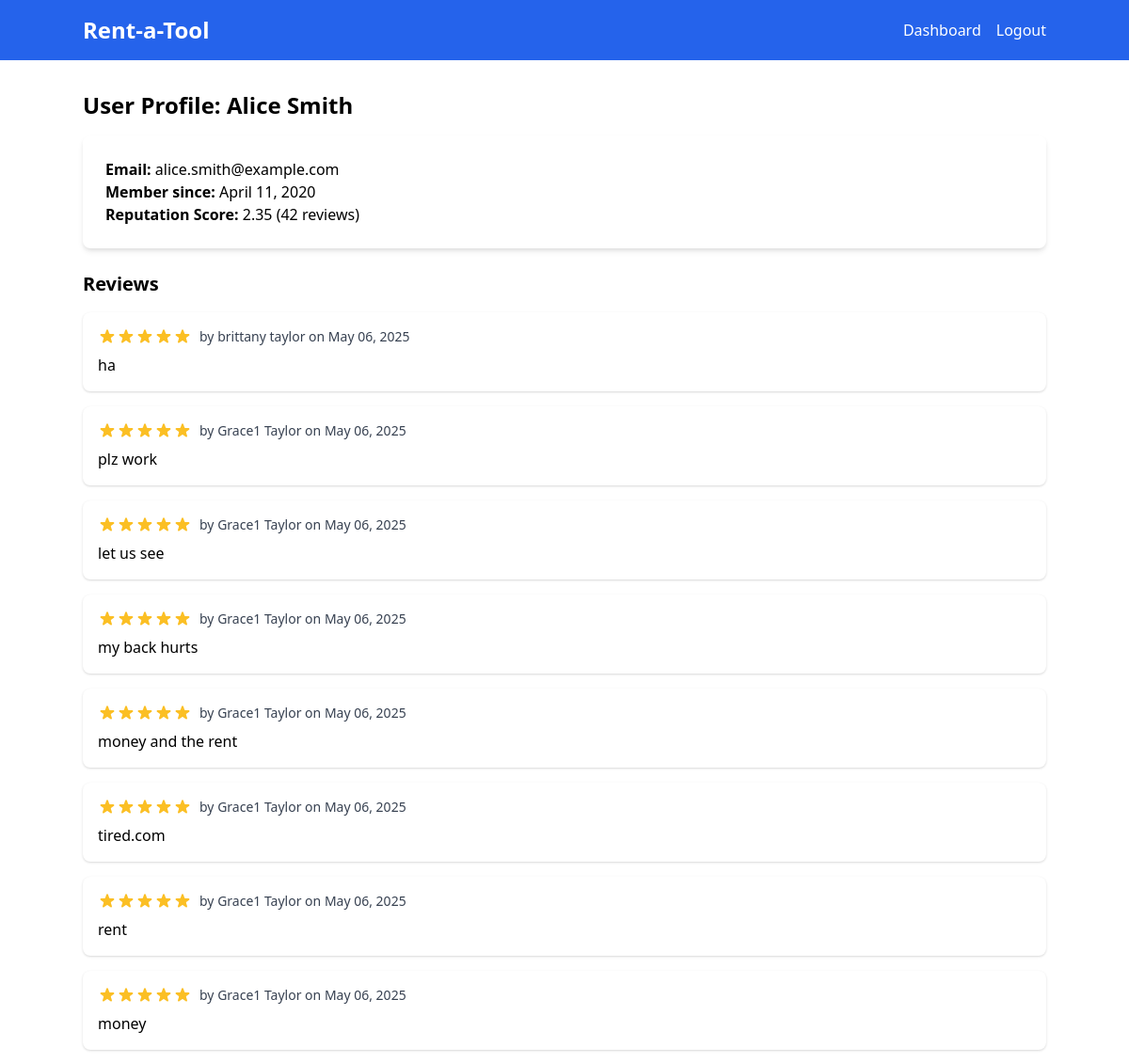
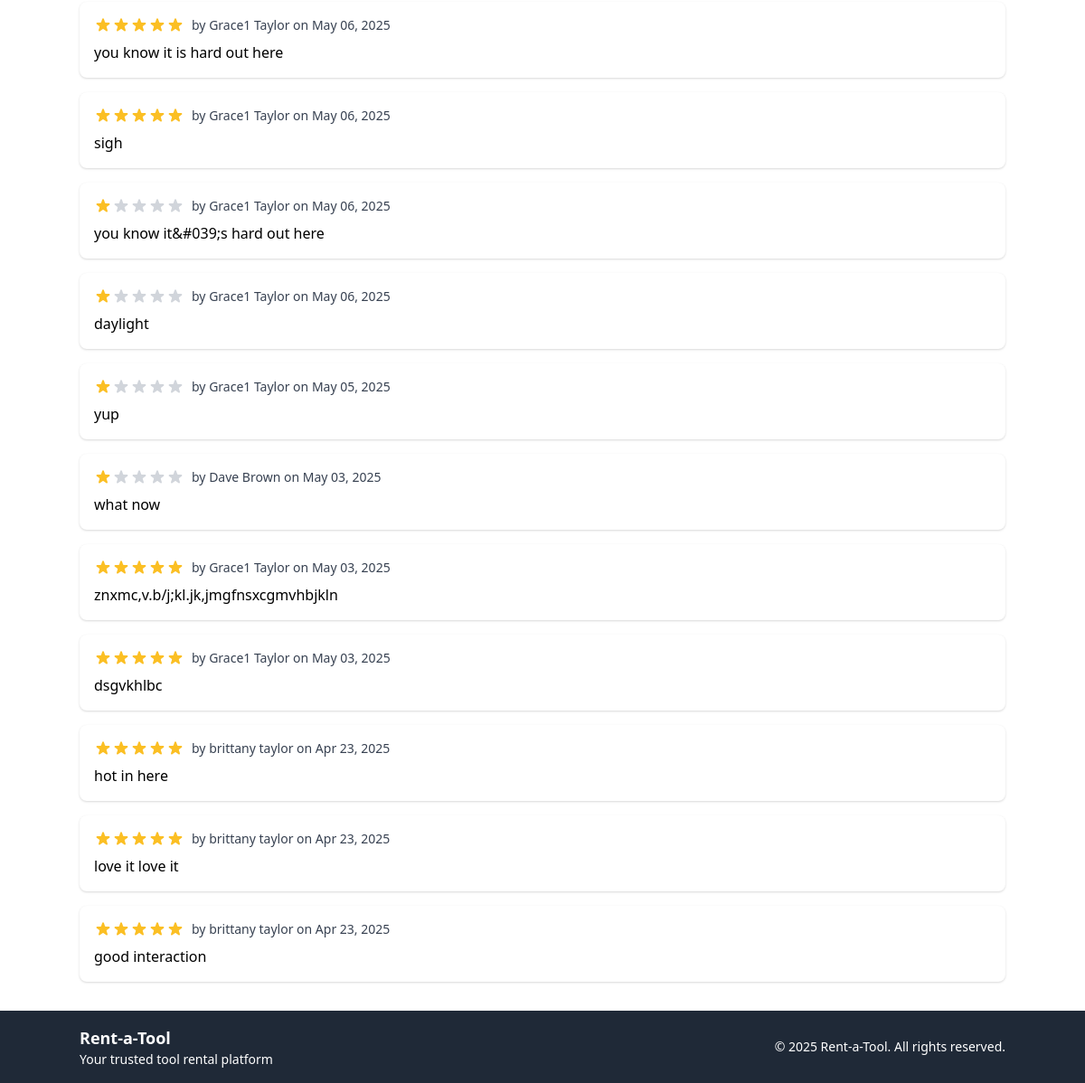
The page /dashboard/user_profile.php?user_id=3 (signed in) on the database its author committed (2 pictures, top to bottom).
### tables this page shows
CREATE TABLE `user` (
  `UserID` int(11) NOT NULL,
  `FirstName` varchar(50) NOT NULL,
  `LastName` varchar(50) NOT NULL,
  `PhoneNumber` varchar(15) DEFAULT NULL,
  `ProfilePhoto` text DEFAULT NULL,
  `IdentificationDocument` text DEFAULT NULL,
  `ProofOfAddress` text DEFAULT NULL,
  `Email` varchar(100) NOT NULL,
  `Password` varchar(255) NOT NULL,
  `UserType` enum('Owner','Renter','Admin') NOT NULL,
  `ReputationScore` float DEFAULT 0,
  `ReviewCount` int(11) DEFAULT 0,
  `RegistrationDate` datetime DEFAULT current_timestamp(),
  `CreatedAt` datetime DEFAULT current_timestamp(),
  `AvgRatingGiven` float DEFAULT 3,
  `ReviewsReceivedCount` int(11) NOT NULL DEFAULT 0
);

CREATE TABLE `review` (
  `ReviewID` int(11) NOT NULL,
  `ReviewerID` int(11) NOT NULL,
  `ReviewedEntityID` int(11) NOT NULL,
  `EntityType` enum('Tool','User') NOT NULL,
  `Rating` int(11) NOT NULL CHECK (`Rating` >= 1 and `Rating` <= 5),
  `Comment` text DEFAULT NULL,
  `ReviewDate` datetime DEFAULT current_timestamp(),
  `RentalID` int(11) NOT NULL
);

### includes/config.php (called while the page is built, shortened)
<?php
function isLoggedIn() {
    return isset($_SESSION['user_id']);
}
function getUserType() {
    return isset($_SESSION['user_type']) ? $_SESSION['user_type'] : null;
}
?>

### dashboard/user_profile.php (the view, shortened to what this page needs)
<?php
require_once $_SERVER['DOCUMENT_ROOT'] . '/rentatool/includes/config.php';
require_once $_SERVER['DOCUMENT_ROOT'] . '/rentatool/includes/db_connection.php';
require_once $_SERVER['DOCUMENT_ROOT'] . '/rentatool/includes/header.php';
$userId = (int)$_GET['user_id'];
$stmt = $pdo->prepare("
    SELECT u.UserID, u.FirstName, u.LastName, u.Email, u.RegistrationDate,
           u.ReputationScore, u.ReviewCount
    FROM User u
    WHERE u.UserID = :userId
");
$stmt->execute(['userId' => $userId]);
$user = $stmt->fetch(PDO::FETCH_ASSOC);
$stmt = $pdo->prepare("
    SELECT r.Rating, r.Comment, r.ReviewDate, rev.FirstName as ReviewerFirstName, rev.LastName as ReviewerLastName
    FROM Review r
    JOIN User rev ON r.ReviewerID = rev.UserID
    WHERE r.ReviewedEntityID = :userId AND r.EntityType = 'User'
    ORDER BY r.ReviewDate DESC
");
$stmt->execute(['userId' => $userId]);
$reviews = $stmt->fetchAll(PDO::FETCH_ASSOC);
?>
<div class="container mx-auto my-8">
    <h2 class="text-2xl font-bold mb-4">User Profile: <?php echo htmlspecialchars($user['FirstName'] . ' ' . $user['LastName']); ?></h2>
    <div class="bg-white rounded-lg shadow-md p-6 mb-6">
        <p><strong>Email:</strong> <?php echo htmlspecialchars($user['Email']); ?></p>
        <p><strong>Member since:</strong> <?php echo date('F j, Y', strtotime($user['RegistrationDate'])); ?></p>
        <p><strong>Reputation Score:</strong> <?php echo number_format($user['ReputationScore'], 2); ?> (<?php echo $user['ReviewCount']; ?> reviews)</p>
    </div>
    <h3 class="text-xl font-semibold mb-4">Reviews</h3>
    <?php if (empty($reviews)): ?>
        <p>No reviews found for this user.</p>
    <?php else: ?>
        <div class="space-y-4">
            <?php foreach ($reviews as $review): ?>
                <div class="bg-white rounded-lg shadow p-4">
                    <div class="flex items-center mb-2">
                        <?php
                        $rating = (int)$review['Rating'];
                        for ($i = 1; $i <= 5; $i++):
                        ?>
                            <svg class="w-5 h-5 <?php echo $i <= $rating ? 'text-yellow-400' : 'text-gray-300'; ?>" fill="currentColor" viewBox="0 0 20 20">
                                <path d="M9.049 2.927c.3-.921 1.603-.921 1.902 0l1.07 3.292a1 1 0 00.95.69h3.462c.969 0 1.371 1.24.588 1.81l-2.8 2.034a1 1 0 00-.364 1.118l1.07 3.292c.3.921-.755 1.688-1.54 1.118l-2.8-2.034a1 1 0 00-1.175 0l-2.8 2.034c-.784.57-1.838-.197-1.539-1.118l1.07-3.292a1 1 0 00-.364-1.118L2.98 8.72c-.783-.57-.38-1.81.588-1.81h3.461a1 1 0 00.951-.69l1.07-3.292z"/>
                            </svg>
                        <?php endfor; ?>
                        <span class="ml-2 text-gray-700 text-sm">by <?php echo htmlspecialchars($review['ReviewerFirstName'] . ' ' . $review['ReviewerLastName']); ?> on <?php echo date('M d, Y', strtotime($review['ReviewDate'])); ?></span>
                    </div>
                    <p><?php echo nl2br(htmlspecialchars($review['Comment'])); ?></p>
                </div>
            <?php endforeach; ?>
        </div>
    <?php endif; ?>
</div>
<?php require_once $_SERVER['DOCUMENT_ROOT'] . '/rentatool/includes/footer.php'; ?>

### includes/header.php (shortened to what this page needs)
<?php
require_once 'config.php';
?>
<!DOCTYPE html>
<html lang="en">
<head>
    <link href="https://cdn.jsdelivr.net/npm/tailwindcss@2.2.19/dist/tailwind.min.css" rel="stylesheet">
</head>
<body>
    <header class="bg-blue-600 text-white p-4">
        <div class="container mx-auto flex justify-between items-center">
            <h1 class="text-2xl font-bold">Rent-a-Tool</h1>
            <nav>
                <ul class="flex space-x-4">
                    <?php if (isLoggedIn()): ?>
                        <?php if (getUserType() === 'Owner'): ?>
                            <li><a href="<?php echo BASE_URL; ?>dashboard/owner/index.php" class="hover:underline">Dashboard</a></li>
                        <?php else: ?>
                            <li><a href="<?php echo BASE_URL; ?>dashboard/renter/index.php" class="hover:underline">Dashboard</a></li>
                        <?php endif; ?>
                        <li><a href="<?php echo BASE_URL; ?>auth/logout.php" class="hover:underline">Logout</a></li>
                    <?php else: ?>
                        <li><a href="<?php echo BASE_URL; ?>auth/login.php" class="hover:underline">Login</a></li>
                        <li><a href="<?php echo BASE_URL; ?>auth/register.php" class="hover:underline">Register</a></li>
                    <?php endif; ?>
                </ul>
            </nav>
        </div>
    </header>
    <main class="container mx-auto my-4">

### includes/footer.php (shortened to what this page needs)
</main>
    <footer class="bg-gray-800 text-white p-4 mt-8">
        <div class="container mx-auto">
            <div class="flex justify-between items-center">
                <div>
                    <h3 class="text-lg font-bold">Rent-a-Tool</h3>
                    <p class="text-sm">Your trusted tool rental platform</p>
                </div>
                <div>
                    <p class="text-sm">&copy; <?php echo date('Y'); ?> Rent-a-Tool. All rights reserved.</p>
                </div>
            </div>
        </div>
    </footer>
</body>
</html>

### rows shown on the page
user: FirstName+LastName "Alice Smith", Email "alice.smith@example.com", RegistrationDate "April 11, 2020", ReputationScore "2.35", ReviewCount "42"
review: Rating 5 (drawn), user.FirstName+LastName "brittany taylor", ReviewDate "May 06, 2025", Comment "ha"
review: Rating 5 (drawn), user.FirstName+LastName "Grace1 Taylor", ReviewDate "May 06, 2025", Comment "plz work"
review: Rating 5 (drawn), user.FirstName+LastName "Grace1 Taylor", ReviewDate "May 06, 2025", Comment "let us see"
review: Rating 5 (drawn), user.FirstName+LastName "Grace1 Taylor", ReviewDate "May 06, 2025", Comment "my back hurts"
review: Rating 5 (drawn), user.FirstName+LastName "Grace1 Taylor", ReviewDate "May 06, 2025", Comment "money and the rent"
review: Rating 5 (drawn), user.FirstName+LastName "Grace1 Taylor", ReviewDate "May 06, 2025", Comment "tired.com"
review: Rating 5 (drawn), user.FirstName+LastName "Grace1 Taylor", ReviewDate "May 06, 2025", Comment "rent"
review: Rating 5 (drawn), user.FirstName+LastName "Grace1 Taylor", ReviewDate "May 06, 2025", Comment "money"
review: Rating 5 (drawn), user.FirstName+LastName "Grace1 Taylor", ReviewDate "May 06, 2025", Comment "you know it is hard out here"
review: Rating 5 (drawn), user.FirstName+LastName "Grace1 Taylor", ReviewDate "May 06, 2025", Comment "sigh"
review: Rating 1 (drawn), user.FirstName+LastName "Grace1 Taylor", ReviewDate "May 06, 2025", Comment "you know it&#039;s hard out here"
review: Rating 1 (drawn), user.FirstName+LastName "Grace1 Taylor", ReviewDate "May 06, 2025", Comment "daylight"
review: Rating 1 (drawn), user.FirstName+LastName "Grace1 Taylor", ReviewDate "May 05, 2025", Comment "yup"
review: Rating 1 (drawn), user.FirstName+LastName "Dave Brown", ReviewDate "May 03, 2025", Comment "what now"
review: Rating 5 (drawn), user.FirstName+LastName "Grace1 Taylor", ReviewDate "May 03, 2025", Comment "znxmc,v.b/j;kl.jk,jmgfnsxcgmvhbjkln"
review: Rating 5 (drawn), user.FirstName+LastName "Grace1 Taylor", ReviewDate "May 03, 2025", Comment "dsgvkhlbc"
review: Rating 5 (drawn), user.FirstName+LastName "brittany taylor", ReviewDate "Apr 23, 2025", Comment "hot in here"
review: Rating 5 (drawn), user.FirstName+LastName "brittany taylor", ReviewDate "Apr 23, 2025", Comment "love it love it"
review: Rating 5 (drawn), user.FirstName+LastName "brittany taylor", ReviewDate "Apr 23, 2025", Comment "good interaction"
